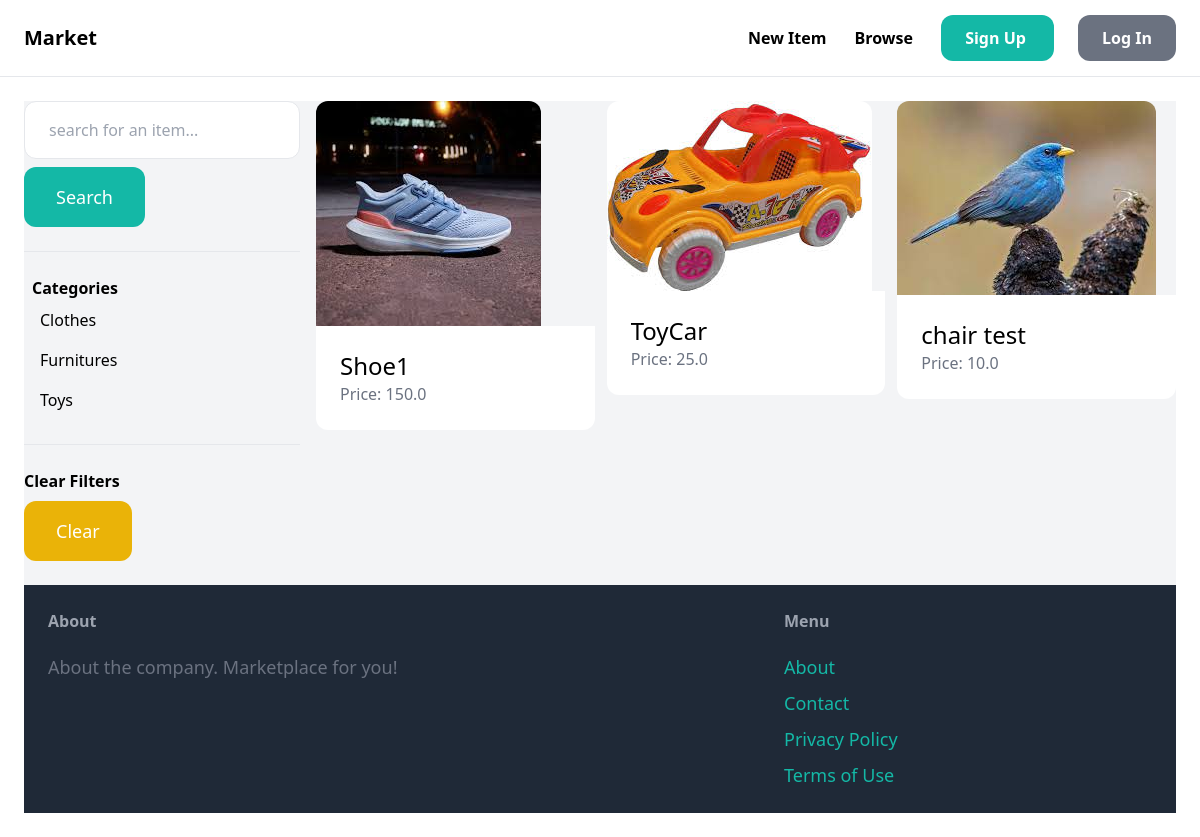
The page /item/ on the database its author committed.
### item/models.py (models this page shows, shortened)
class Category(models.Model):
    name=models.CharField(max_length=255)
    class Meta:
        ordering=('name',)
        verbose_name_plural='Categories'

class Item(models.Model):
    category=models.ForeignKey(Category, related_name='items', on_delete=models.CASCADE)
    name=models.CharField(max_length=255)
    description=models.TextField(blank=True, null=True)
    price=models.FloatField()
    image=models.ImageField(upload_to='item_images',blank=True, null=True)
    is_sold=models.BooleanField(default=False)
    created_by=models.ForeignKey(User, related_name='items', on_delete=models.CASCADE)
    created_at=models.DateTimeField(auto_now_add=True)

### item/views.py (the view)
# urls.py: path('',views.items,name='items')
def items(request):
    query=request.GET.get('query','')
    categories=Category.objects.all()
    category_id=request.GET.get('category',0)
    items=Item.objects.filter(is_sold=False)
    if category_id:
        items=items.filter(category_id=category_id)
    elif query:
        items=items.filter(Q(name__icontains=query) | Q(description__icontains=query))
    return render(request, 'item/items.html',{
        'items':items,
        'query':query,
        'categories': categories,
        'category_id': int(category_id),
    })

### item/templates/item/items.html (shortened to what this page needs)
{% extends 'core/base.html' %}
{%block content%}
    <div class="pb-6 grid grid-cols-4 gap-4 bg-gray-100">
        <div class="col-span-1">
            <form method="get" action="{%url 'item:items' %}">
                <input name="query" class="w-full py-4 px-6 border rounded-xl" type="text" value="{{ query }}" placeholder="search for an item..."/>
                <button class="mt-2 py-4 px-8 text-lg bg-teal-500 text-white rounded-xl">Search</button>
            </form>
            <hr class="my-6">
            <p class="font-semibold mx-2">Categories</p>
            <ul>
                {% for category in categories%}
                    <li class="py-2 px-2 mx-2 rounded-xl{% if category.id == category_id %} bg-gray-200 {%endif%}">
                        <a href="{%url 'item:items' %}?query={{query}}&category={{category.id}}">{{ category.name}}</a>
                    </li>
                {%endfor%}
            </ul>
            <hr class="my-6">
            <p class="font-semibold">Clear Filters</p>
            <ul>
                <li><a href={% url 'item:items' %} class="mt-2 py-4 px-8 inline-block bg-yellow-500 text-lg rounded-xl text-white">Clear</a>
                </li>
            </ul>
        </div>
        <div class="col-span-3">
                <div class="grid grid-cols-3 gap-3">
                    {% for item in items %}
                        <div>
                            <a href="{% url 'item:detail' item.id %} ">
                                <div>
                                    <img src="{{item.image.url}}" class="rounded-t-xl"/>
                                </div>
                                <div class="p-6 bg-white rounded-b-xl">
                                    <h2 class="text-2xl">{{item.name}}</h2>
                                    <p class="text-gray-500">Price: {{ item.price}}</p>
                                </div>
                            </a>
                        </div>
                    {% endfor %}
                </div>
    </div>
{%endblock%}

### rows shown on the page
Category: name "Clothes"
Category: name "Furnitures"
Category: name "Toys"
Item: image (picture), name "Shoe1", price "150.0"
Item: image (picture), name "ToyCar", price "25.0"
Item: image (picture), name "chair test", price "10.0"
